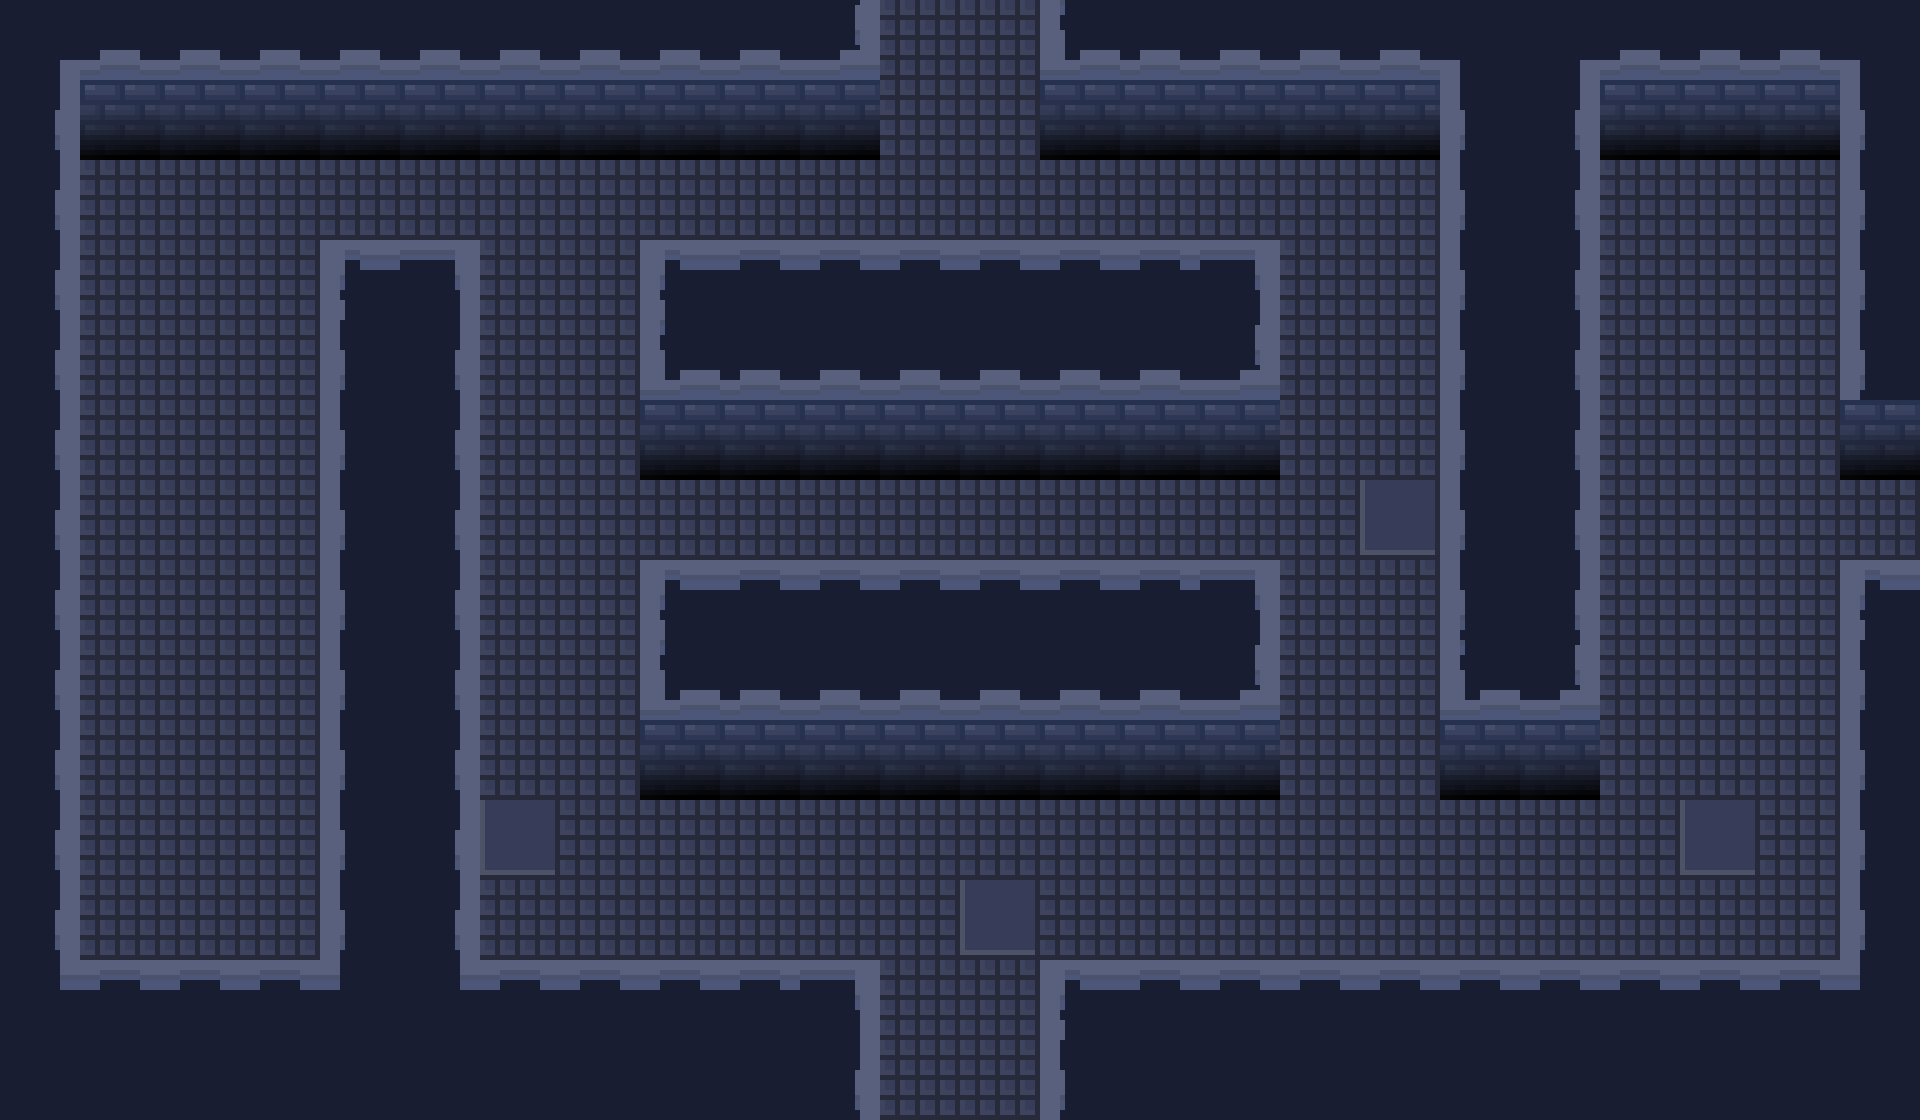

Below is a game level as drawn by its tile map, then a one-line description and the .tmx file that defines it, in full:
An orthogonal 24x14 tile map with 80x80 px tiles, 3 tile layers (Floor, Walls, Top).

<map version="1.2" tiledversion="1.3.4" orientation="orthogonal" renderorder="right-down" width="24" height="14" tilewidth="80" tileheight="80" infinite="0" nextlayerid="5" nextobjectid="1">
 <tileset firstgid="1" source="AlchemistTilemap.tsx" />
 <layer id="3" name="Floor" width="24" height="14">
  <data encoding="csv">
51,51,51,51,51,51,51,51,51,51,51,51,51,51,51,51,51,51,51,51,51,51,51,51,
51,51,51,51,51,51,51,51,51,51,51,51,51,51,51,51,51,51,51,51,51,51,51,51,
51,51,51,51,51,51,51,51,51,51,51,51,51,51,51,51,51,51,51,51,51,51,51,51,
51,51,51,51,51,51,51,51,51,51,51,51,51,51,51,51,51,51,51,51,51,51,51,51,
51,51,51,51,51,51,51,51,51,51,51,51,51,51,51,51,51,51,51,51,51,51,51,51,
51,51,51,51,51,51,51,51,51,51,51,51,51,51,51,51,51,51,51,51,51,51,51,51,
51,51,51,51,51,51,51,51,51,51,51,51,51,51,51,51,51,51,51,51,51,51,51,51,
51,51,51,51,51,51,51,51,51,51,51,51,51,51,51,51,51,51,51,51,51,51,51,51,
51,51,51,51,51,51,51,51,51,51,51,51,51,51,51,51,51,51,51,51,51,51,51,51,
51,51,51,51,51,51,51,51,51,51,51,51,51,51,51,51,51,51,51,51,51,51,51,51,
51,51,51,51,51,51,51,51,51,51,51,51,51,51,51,51,51,51,51,51,51,51,51,51,
51,51,51,51,51,51,51,51,51,51,51,51,51,51,51,51,51,51,51,51,51,51,51,51,
51,51,51,51,51,51,51,51,51,51,51,51,51,51,51,51,51,51,51,51,51,51,51,51,
51,51,51,51,51,51,51,51,51,51,51,51,51,51,51,51,51,51,51,51,51,51,51,51
</data>
 </layer>
 <layer id="1" name="Walls" width="24" height="14">
  <data encoding="csv">
76,77,77,77,77,77,77,77,77,77,106,0,0,105,77,77,77,77,78,76,77,77,77,78,
101,27,27,27,27,27,27,27,27,27,27,0,0,27,27,27,27,27,103,101,27,27,27,103,
101,0,0,0,0,0,0,0,0,0,0,0,0,0,0,0,0,0,103,101,0,0,0,103,
101,0,0,0,0,0,0,0,0,0,0,0,0,0,0,0,0,0,103,101,0,0,0,103,
101,0,0,0,103,101,0,0,105,77,77,77,77,77,77,106,0,0,103,101,0,0,0,103,
101,0,0,0,103,101,0,0,27,27,27,27,27,27,27,27,0,0,103,101,0,0,0,27,
101,0,0,0,103,101,0,0,0,0,0,0,0,0,0,0,0,52,103,101,0,0,0,0,
101,0,0,0,103,101,0,0,0,0,0,0,0,0,0,0,0,0,103,101,0,0,0,0,
101,0,0,0,103,101,0,0,105,77,77,77,77,77,77,106,0,0,105,106,0,0,0,103,
101,0,0,0,103,101,0,0,27,27,27,27,27,27,27,27,0,0,27,27,0,0,0,103,
101,0,0,0,103,101,52,0,0,0,0,0,0,0,0,0,0,0,0,0,0,52,0,103,
101,0,0,0,103,101,0,0,0,0,0,0,52,0,0,0,0,0,0,0,0,0,0,103,
126,0,0,0,128,126,0,0,0,0,0,0,0,0,0,0,0,0,0,0,0,0,0,128,
4,4,4,4,4,4,4,4,4,4,101,0,0,103,4,4,4,4,4,4,4,4,4,4
</data>
 </layer>
 <layer id="2" name="Top" width="24" height="14">
  <data encoding="csv">
0,0,0,0,0,0,0,0,0,0,0,0,0,0,0,0,0,0,0,0,0,0,0,0,
0,0,0,0,0,0,0,0,0,0,0,0,0,0,0,0,0,0,0,0,0,0,0,0,
0,0,0,0,0,0,0,0,0,0,0,0,0,0,0,0,0,0,0,0,0,0,0,0,
0,0,0,0,80,81,0,0,80,127,127,127,127,127,127,81,0,0,0,0,0,0,0,0,
0,0,0,0,0,0,0,0,0,0,0,0,0,0,0,0,0,0,0,0,0,0,0,0,
0,0,0,0,0,0,0,0,0,0,0,0,0,0,0,0,0,0,0,0,0,0,0,0,
0,0,0,0,0,0,0,0,0,0,0,0,0,0,0,0,0,0,0,0,0,0,0,0,
0,0,0,0,0,0,0,0,80,127,127,127,127,127,127,81,0,0,0,0,0,0,0,80,
0,0,0,0,0,0,0,0,0,0,0,0,0,0,0,0,0,0,0,0,0,0,0,0,
0,0,0,0,0,0,0,0,0,0,0,0,0,0,0,0,0,0,0,0,0,0,0,0,
0,0,0,0,0,0,0,0,0,0,0,0,0,0,0,0,0,0,0,0,0,0,0,0,
0,0,0,0,0,0,0,0,0,0,0,0,0,0,0,0,0,0,0,0,0,0,0,0,
0,127,127,127,0,0,127,127,127,127,81,0,79,80,127,127,127,127,127,127,127,127,127,0,
0,0,0,0,0,0,0,0,0,0,0,0,0,0,0,0,0,0,0,0,0,0,0,0
</data>
 </layer>
</map>
